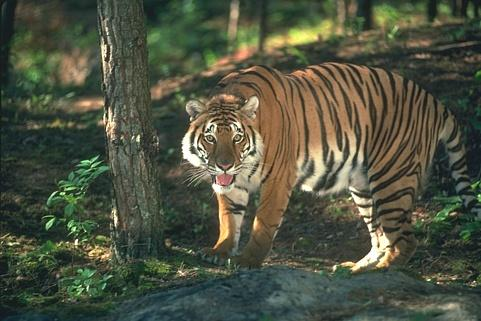
#> input picture Dataset2/1.jpg, 481 x 321 px
$ python test_q2.py   (older library calls are emulated)
#> lines starting #> are read from the running program, lines starting #| are printed output that depends on the picture
### finalq2.py
#e2264562 Sahin Kasap
import cv2 as cv2
import numpy as np
import matplotlib.pyplot as plt
import skimage.segmentation as seg
from skimage.segmentation import mark_boundaries
import matplotlib.pyplot as plt
import argparse
import cv2 as cv

debugMode = True

def generateSuperPixels(img):
    segments = seg.slic(img, n_segments = 10, sigma = 3,multichannel=True,start_label=1)
#> segments: shape (321, 481) int64; 10 distinct labels, from 1 to 10
    if(debugMode):
        plt.imshow(mark_boundaries(img, segments))
        plt.show()


    return segments


def attributedGraph(img,segments):
    import skimage.measure as ms
    imcopy = np.copy(img)
    for i in range(len(imcopy[0][0])):
        regions = ms.regionprops(segments, intensity_image=imcopy[:,:,i])
        for region in regions:
            # print(r.coords)
            coords = region.coords
            mean_intensity = region.mean_intensity
            for j in range(len(coords)):
                imcopy[coords[j][0]][coords[j][1]][i] = mean_intensity
#> this loop made 3 passes
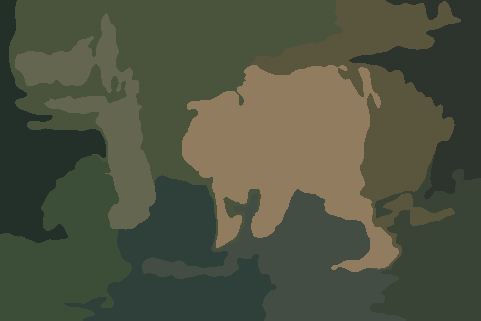
#> imcopy: shape (321, 481, 3); mean R, G, B 78.6, 82.8, 64.4
    if(debugMode):
        plt.imshow(imcopy)
        plt.show()
    return imcopy


def nCutSegmentation(graph,segments,img):
    width = int(len(graph)/2)
#> width = 160
    height = int(len(graph[0])/2)
#> height = 240
    color = graph[width][height]
#> color = [145, 124, 95]
    emptyimage = np.zeros(graph.shape,dtype=np.uint8)
    for i in range (0,len(graph)):
        for j in range (0,len(graph[0])):
            pixel = graph[i][j]
            if( pixel[0]==color[0] and pixel[1]==color[1] and pixel[2]==color[2]):
                emptyimage[i][j][0] = img[i][j][0]
                emptyimage[i][j][1] = img[i][j][1]
                emptyimage[i][j][2] = img[i][j][2]


    plt.imshow(emptyimage)
    plt.show()
    # plt.imshow(img)
    # plt.show()

    return emptyimage
    pass


def final_q2(input_file_path, output_folder):
    image = cv.cvtColor(cv.imread(input_file_path),cv.COLOR_RGB2BGR)
    segments  = generateSuperPixels(image)
    graph   = attributedGraph(image,segments)
    ncutseg = nCutSegmentation(graph,segments,image)


    cv.imwrite(output_folder,segments)
    pass

### test_q2.py
#e2264562 Sahin Kasap

from finalq2 import *

final_q2("Dataset2/1.jpg","2-1.jpg")
final_q2("Dataset2/2.jpg","2-2.jpg")
#> call 2 of final_q2, with input_file_path = 'Dataset2/2.jpg', output_folder = '2-2.jpg'
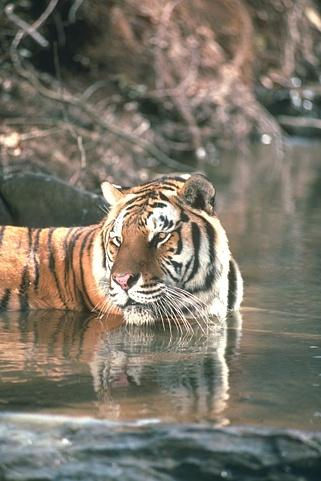
#> input picture Dataset2/2.jpg, 321 x 481 px
#> in generateSuperPixels (call 2), `segments = seg.slic(img, n_segments = 10, sigma = 3,multichannel=True,..`: segments: shape (481, 321) int64; 10 distinct labels, from 1 to 10
#> the loop in attributedGraph (call 2), `for i in range(len(imcopy[0][0])):` made 3 passes
#> after the loop in attributedGraph (call 2), `for i in range(len(imcopy[0][0])):`:
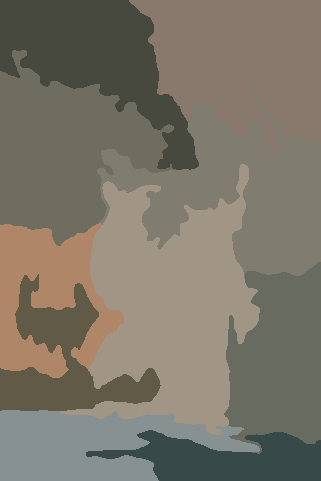
#> imcopy: shape (481, 321, 3); mean R, G, B 123.9, 117.7, 104.7
final_q2("Dataset2/3.jpg","2-3.jpg")
#> call 3 of final_q2, with input_file_path = 'Dataset2/3.jpg', output_folder = '2-3.jpg'
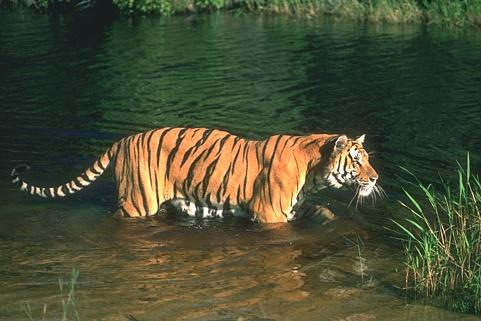
#> input picture Dataset2/3.jpg, 481 x 321 px
#> in generateSuperPixels (call 3), `segments = seg.slic(img, n_segments = 10, sigma = 3,multichannel=True,..`: segments: shape (321, 481) int64; 11 distinct labels, from 1 to 11
#> the loop in attributedGraph (call 3), `for i in range(len(imcopy[0][0])):` made 3 passes
#> after the loop in attributedGraph (call 3), `for i in range(len(imcopy[0][0])):`:
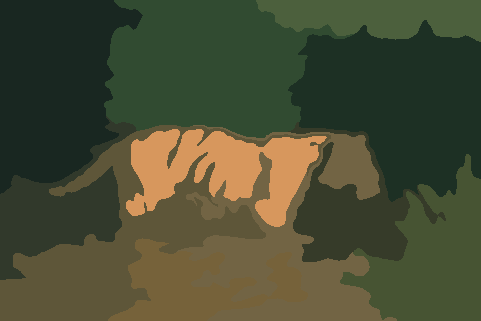
#> imcopy: shape (321, 481, 3); mean R, G, B 72.5, 76.2, 51.2
#> in nCutSegmentation (call 3), `width = int(len(graph)/2)`: width = 160
#> in nCutSegmentation (call 3), `height = int(len(graph[0])/2)`: height = 240
#> in nCutSegmentation (call 3), `color = graph[width][height]`: color = [215, 151, 93]
#> after the loop in nCutSegmentation (call 3), `for i in range (0,len(graph)):`:
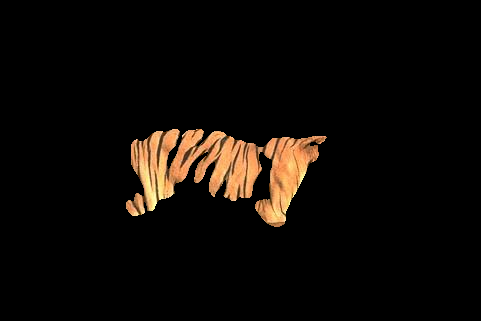
#> emptyimage: shape (321, 481, 3); mean R, G, B 14.1, 9.9, 6.2
#> in final_q2 (call 3), `cv.imwrite(output_folder,segments)`:
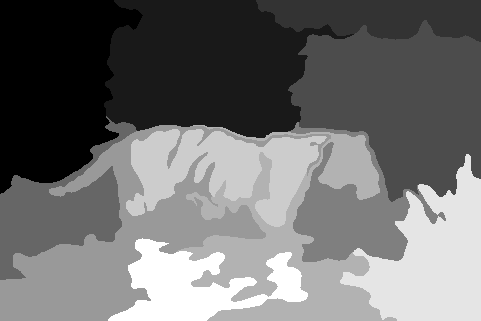
#> saved as 2-3.jpg: shape (321, 481); min 1, max 11, mean 5.37; drawn with min black and max white
final_q2("Dataset2/4.jpg","2-4.jpg")
#> (the run stopped early here; a loop or call above may not have finished)
